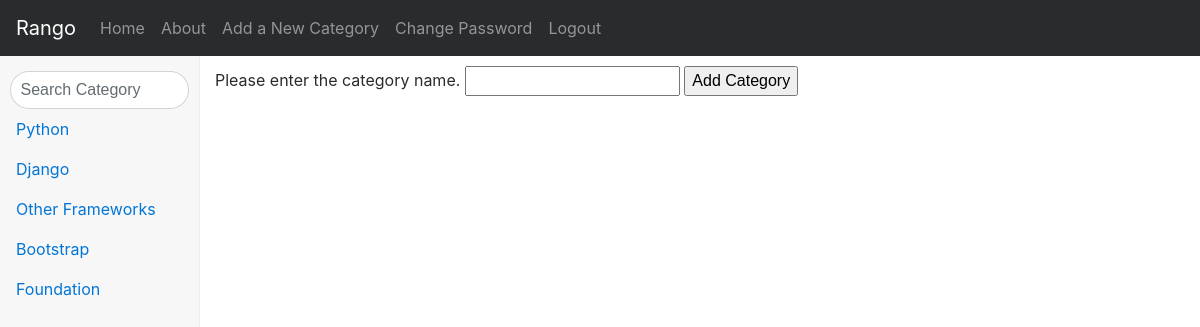
The app's page /rango/add_category/ (signed in) with its own data.
### rango/models.py (models this page shows, shortened)
class Category(models.Model):
    name = models.CharField(max_length=128, unique=True)
    views = models.IntegerField(default=0)
    likes = models.IntegerField(default=0)
    slug = models.SlugField(default='', unique=True)
    class Meta:
        verbose_name_plural = 'Categories'

### rango/views.py (the view, shortened to what this page needs)
@login_required
def add_category(request):
    form = CategoryForm()
    return render(request, 'rango/add_category.html', {'form': form})

### rango/forms.py
class CategoryForm(forms.ModelForm):
    name = forms.CharField(max_length=128, help_text='Please enter the category name.')
    views = forms.IntegerField(widget=forms.HiddenInput(), initial=0)
    likes = forms.IntegerField(widget=forms.HiddenInput(), initial=0)
    slug = forms.CharField(widget=forms.HiddenInput(), required=False)
    class Meta:
        model = Category
        fields = ('name',)

### rango/templatetags/rango_template_tags.py (called while the page is built)
@register.inclusion_tag('rango/cats.html')
def get_categroy_list(cat=None):
    return {'cats': Category.objects.all(),
            'act_cat': cat}

### templates/rango/add_category.html (shortened to what this page needs)
{% extends 'rango/base.html' %}
{% load staticfiles %}
{% block body_block %}
    <form method="post" action="{% url 'rango:add_category' %}">
        {% for field in form.visible_fields %}
            {{ field.help_text }}
            {{ field }}
        {% endfor %}
        <input type="submit" name="submit" value="Add Category">
    </form>
{% endblock %}

### templates/rango/cats.html
<ul class="nav nav-pills flex-column">
    {% for cat in cats %}
        <li class="nav-item" data-search="{{ cat.id }}">
            {% if cat == act_cat %}
                <a class="nav-link active" href="{% url 'rango:show_category' cat.slug %}">{{ cat.name }}</a>
            {% else %}
                <a class="nav-link" href="{% url 'rango:show_category' cat.slug %}">{{ cat.name }}</a>
            {% endif %}
        </li>
    {% empty %}
        <li><strong>There are no categories present.</strong></li>
    {% endfor %}
</ul>

### static/css/dashboard.css (style rules this page uses)
body { padding-top: 50px; }
.sidebar .nav { margin-bottom: 20px; }
.sidebar .nav-item { width: 100%; }
.sidebar .nav-item + .nav-item { margin-left: 0; }
.sidebar .nav-link { border-radius: 0; }

### records on screen
Category: name "Python"
Category: name "Django"
Category: name "Other Frameworks"
Category: name "Bootstrap"
Category: name "Foundation"

### other values on screen
{{ field.help_text }} "Please enter the category name."
